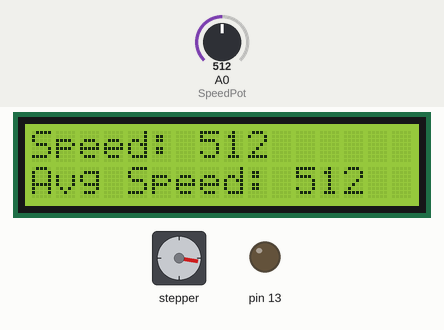
The sketch below on a simulated Arduino Uno, built with avr-gcc and run on an emulated ATmega328P. On the bench: 16×2 character LCD, stepper motor, output pins drawn as LEDs (lit = HIGH). Inputs (shaded band) come from the test bench; at power-on: A0 (SpeedPot) = 512. Stepper angles assume 2048 steps per turn; what the sketch prints to the serial monitor is not drawn.

Above: at 1.6 s.
1.7 s: A0 (SpeedPot) set to 682
At 2.4 s:
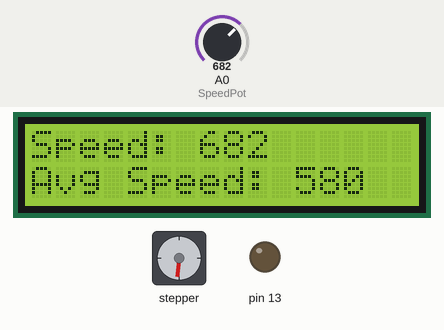
4.3 s: A0 (SpeedPot) set to 709
At 5.5 s:
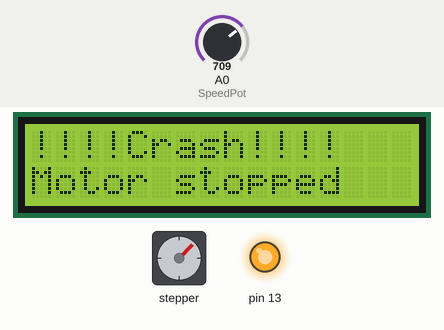
5.8 s: A0 (SpeedPot) set to 122
At 6.82 s:
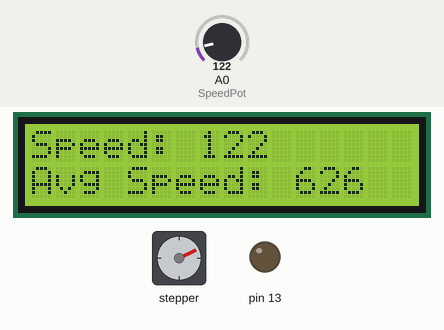
7.4 s: A0 (SpeedPot) set to 306
At 8.45 s:
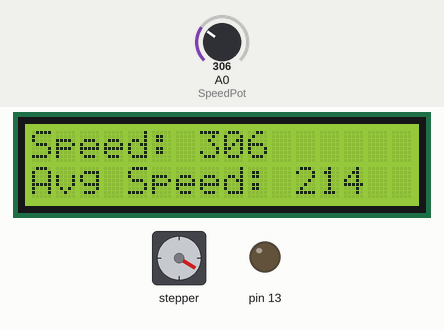
10.4 s: A0 (SpeedPot) set to 716
At 11.1 s:
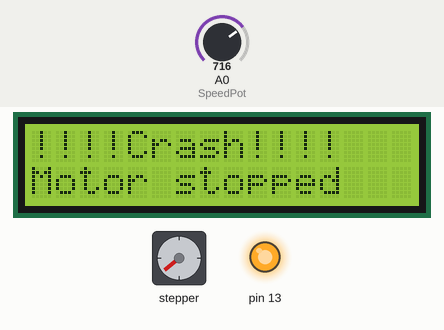
11.9 s: A0 (SpeedPot) set to 511
At 12.1 s:
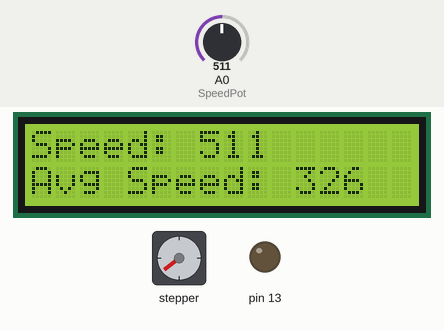
Timing chart, 0 to 22.4 s (numbered marks = the images above; inputs shaded):
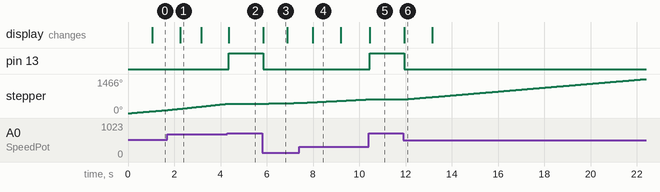

Measured:
- the behaviour switches between 700 and 701 on A0 (SpeedPot) (found by bisection; images 1 and 2)
- after the input at 1.7 s, the display: changes after 0.56 s (image 1)
- after the input at 4.3 s, pin 13: LOW → HIGH after 0.05 s; stepper: goes on until 4.3 s, then stays 405°; the display: changes after 0.07 s (image 2)
- after the input at 5.8 s, pin 13: HIGH → LOW after 0.05 s; stepper: keeps turning clockwise at about 21°/s, starting after 0.10 s; the display: changes after 0.05 s (image 3)
- after the input at 7.4 s, the display: changes after 0.60 s (image 4)
- after the input at 10.4 s, pin 13: LOW → HIGH after 0.05 s; stepper: goes on until 10.4 s, then stays 590°; the display: changes after 0.05 s (image 5)
- after the input at 11.9 s, pin 13: HIGH → LOW after 0.05 s; stepper: keeps turning clockwise at about 84°/s, starting after 0.06 s; the display: changes after 0.06 s (image 6)

The sketch:

ProportionalControlAccelStepper.ino
```cpp
#include <AccelStepper.h>
#include <LiquidCrystal_I2C.h>  // Подключаем библиотеку для LCD
#include <Wire.h>

// Определяем шаговый двигатель и используемые пины (по умолчанию для 4-проводного подключения)
AccelStepper stepper(AccelStepper::FULL4WIRE, 2, 3, 4, 5); // Пины для подключения мотора

// Пин для подключения потенциометра
const byte SpeedPot = A0;  // Потенциометр для регулировки скорости

// Инициализация LCD экрана с I2C адресом 0x3F и размером 16x2
LiquidCrystal_I2C lcd(0x27, 16, 2);  // Адрес может быть другим, проверьте с помощью сканера I2C

// Переменные для хранения данных
const int sampleCount = 10;    // Количество измерений в секунду (1000ms / 100ms = 10)
int readings[sampleCount];     // Массив для хранения значений
int readIndex = 0;             // Индекс для записи значений в массив
long total = 0;                // Сумма значений для расчета среднего
long average = 0;              // Среднее значение
int sensorValue = 0;
long speed = 0;
int safevalue = 700;           // Ещё безопасное значение

unsigned long lastDisplayTime = 0; // Время последнего обновления дисплея

// Флаг для мониторинга текущего значения сигнала
volatile bool moni_tok = false;

// Настройка таймера 1 для прерываний каждые 100 мс
void setupTimer1() {
  cli(); // Отключение прерываний для настройки таймера

  TCCR1A = 0; // Очищаем регистр управления A
  TCCR1B = 0; // Очищаем регистр управления B

  // Настройка CTC Mode
  TCCR1B |= (1 << WGM12);
  TCCR1B |= (1 << CS12);  // Устанавливаем делитель тактовой частоты на 256

  OCR1A = 16000000 / 256 * 0.1 - 1;    // Настройка таймера на интервал 100 мс (0.1 секунды)

  TIMSK1 |= (1 << OCIE1A); // Разрешаем прерывание по совпадению

  sei(); // Включение глобальных прерываний
}

// Обработчик прерывания Timer1
ISR(TIMER1_COMPA_vect) {
  moni_tok = true; // Устанавливаем флаг мониторинга тока
}

void setup() {
  // Настройка максимальной скорости
  stepper.setMaxSpeed(1000);  // Максимальная скорость (можно настроить)

  // Инициализация LCD экрана
  lcd.init();
  lcd.backlight();
  lcd.begin(16, 2);  // Устанавливаем размер экрана (16 колонок, 2 строки)
  lcd.backlight();   // Включаем подсветку экрана
  pinMode(13, OUTPUT);
  Serial.begin(9600);

  // Инициализируем массив значений как 0
  for (int i = 0; i < sampleCount; i++) {
    readings[i] = 0;
  }

  // Настроим таймер
  setupTimer1();
}

void loop() {
  // Проверяем флаг мониторинга сигнала
  if (moni_tok) {

    moni_tok = false; // Сбрасываем флаг

    // Чтение значения с потенциометра
    sensorValue = analogRead(SpeedPot);
    if(sensorValue<=safevalue)
    {
    // Преобразуем значение с потенциометра в скорость (от 0 до 1000)
    speed = map(sensorValue, 0, 1023, 0, 1023); // Значения от 0 до 1000 (скорость вращения)

    // Отнимаем старое значение (которое больше не будет использоваться)
    total -= readings[readIndex];

    // Добавляем новое значение в массив
    readings[readIndex] = sensorValue;

    // Добавляем новое значение к общей сумме
    total += sensorValue;

    // Перемещаем индекс для следующего измерения
    readIndex++;

    // Если мы собрали 10 значений, начинаем снова с нулевого индекса
    if (readIndex >= sampleCount) {
      readIndex = 0;
    }

    // Если прошло 1 секунда (1000ms), рассчитываем среднее и обновляем экран
    unsigned long currentMillis = millis();
    if (currentMillis - lastDisplayTime >= 1000) {
      lastDisplayTime = currentMillis;  // Обновляем время последнего обновления дисплея

      // Рассчитываем среднее значение
      average = total / sampleCount;

      // Обновляем только если значение изменилось
      static long lastAverage = -1;
      if (average != lastAverage) {
        lcd.clear();

        lcd.setCursor(0, 0);
        lcd.print("Speed: ");
        lcd.setCursor(7, 0);
        lcd.print(speed);

        lcd.setCursor(0, 1);
        lcd.print("Avg Speed: ");
        lcd.setCursor(11, 1);
        lcd.print(average);  // Отображаем среднее значение
        lastAverage = average;
      }
    }

    // Постоянное движение мотора с текущей скоростью
    stepper.setSpeed(speed);  // Используем среднее значение как скорость
    stepper.runSpeed();         // Вращаем мотор с заданной скоростью
    }
    else
    {
      lcd.clear();
      lcd.setCursor(0, 0);
      lcd.print("!!!!Crash!!!!");
      lcd.setCursor(0, 1);
      lcd.print("Motor stopped");
      Serial.println("!!!!Crash!!!!");
      stepper.setSpeed(0);
      digitalWrite(13, HIGH);


    }
  }
  if(sensorValue<=safevalue)
  {
    digitalWrite(13,LOW);
  stepper.setSpeed(speed);  // Используем среднее значение как скорость
    stepper.runSpeed();         // Вращаем мотор с заданной скоростью
  }
}
```
